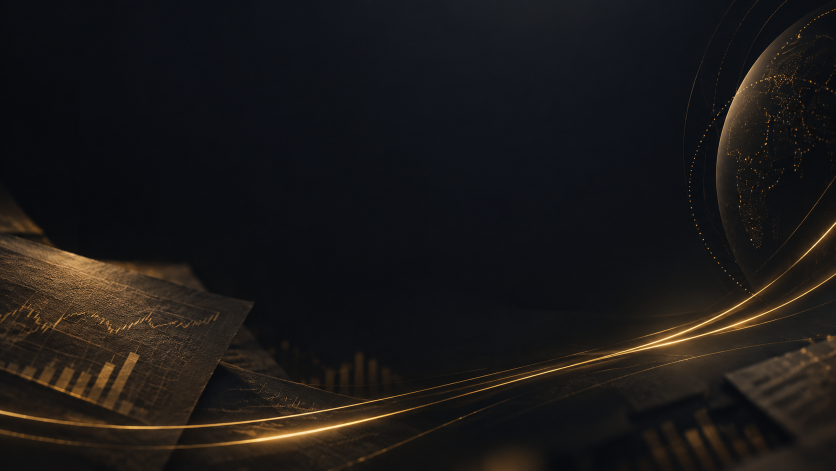
#> input picture demo/poster-background.png, 1672 x 941 px (shown at 1/2 size)
$ python render_demo.py
#> lines starting #> are read from the running program, lines starting #| are printed output that depends on the picture
"""Render the fallback demo storyboard from real Testimonium UI captures."""

from pathlib import Path
from PIL import Image, ImageDraw, ImageFilter, ImageFont, ImageOps

ROOT = Path(__file__).resolve().parent
PORTFOLIO = ROOT.parents[2] / 'Portfolio'
SOURCE = PORTFOLIO / 'src/assets/case/testimonium'
FRAMES = ROOT / 'frames'
W, H = 1920, 1080
GOLD = '#d8a84c'
WHITE = '#f7f4ed'
MUTED = '#d4d7dd'
FONT = '/System/Library/Fonts/Supplemental/Arial.ttf'
BOLD = '/System/Library/Fonts/Supplemental/Arial Bold.ttf'

SHOTS = [
    ('01-empty-upload.png', 8, 'Most AI chatbots guess.\nTestimonium refuses to.', 'Evidence-grade answers start with the filing — not a prediction.'),
    ('02-upload-progress.png', 10, 'Drop in any 10-K.', 'Indexing complete — 304 / 304 chunks · 112 pages indexed.'),
    ('04-citation-expanded.png', 16, 'Ask anything.\nEvery number is cited.', 'Jump to the exact page. Verify it yourself.'),
    ('08-low-confidence.png', 12, "And when it doesn't know,\nit says so.", 'No hallucinations. No guessing.'),
    ('03-conversation-answer.png', 14, 'It remembers the conversation.', 'And in 2024? $144,285 thousand ($144.3M). Export the evidence.'),
]

# The screenshot must never intrude into this copy area. Keep the guide in the
# motion template, not only in a compositor's judgment, so clearance can be
# checked before every export.
HEADLINE_SAFE_AREA = (88, 188, 820, 478)
CARD_ORIGIN = (870, 350)
CARD_SIZE = (960, 610)
MIN_CLEARANCE = 24

def font(path: str, size: int):
    return ImageFont.truetype(path, size)

def centered_card(image: Image.Image) -> Image.Image:
    shot = ImageOps.contain(image.convert('RGB'), (930, 581), Image.Resampling.LANCZOS)
    card = Image.new('RGB', CARD_SIZE, '#121820')
    card.paste(shot, ((CARD_SIZE[0] - shot.width) // 2, (CARD_SIZE[1] - shot.height) // 2))
    border = ImageDraw.Draw(card)
    border.rectangle((0, 0, CARD_SIZE[0] - 1, CARD_SIZE[1] - 1), outline=GOLD, width=3)
    return card

def draw_text(draw: ImageDraw.ImageDraw, xy: tuple[int, int], text: str, style: ImageFont.FreeTypeFont, fill: str, spacing: int = 12):
    draw.multiline_text(xy, text, font=style, fill=fill, spacing=spacing)

def draw_pill(draw: ImageDraw.ImageDraw, index: int):
    draw.rounded_rectangle((112, 680, 430, 730), radius=25, fill=(216, 168, 76, 38), outline=(216, 168, 76, 150), width=1)
    draw_text(draw, (136, 695), f'0{index}  /  06', font(BOLD, 18), '#0d1015')

def assert_safe_area():
    safe_left, safe_top, safe_right, safe_bottom = HEADLINE_SAFE_AREA
    card_left, card_top = CARD_ORIGIN
    card_right = card_left + CARD_SIZE[0]
    card_bottom = card_top + CARD_SIZE[1]
    horizontal_clearance = card_left - safe_right
    if horizontal_clearance < MIN_CLEARANCE or card_right <= safe_left or card_bottom <= safe_top or card_top >= safe_bottom:
        raise ValueError('Screenshot frame violates the headline safe-area guide')

def correct_excerpt_boundary(card: Image.Image):
    # The source capture began a visible line with “od of time”. Mask that
    # clipped fragment and replace it with an explicit ellipsis at a word edge.
    draw = ImageDraw.Draw(card)
    draw.rectangle((665, 116, 922, 154), fill='#14161d')
    draw_text(draw, (676, 126), '… of time and cannot afford…', font(FONT, 12), '#d4d7dd')

def make_frame(filename: str, headline: str, supporting: str, index: int) -> Image.Image:
#> called with filename = '01-empty-upload.png', index = 0
    assert_safe_area()
    background = Image.open(ROOT / 'poster-background.png').convert('RGB')
#> background is the input picture: PIL image 1672x941 RGB; mean R, G, B 26.4, 24.3, 23.5
    background = ImageOps.fit(background, (W, H), Image.Resampling.LANCZOS)
#> background: PIL image 1920x1080 RGB
    dim = Image.new('RGBA', (W, H), '#05070bA8')
    canvas = Image.alpha_composite(background.convert('RGBA'), dim)
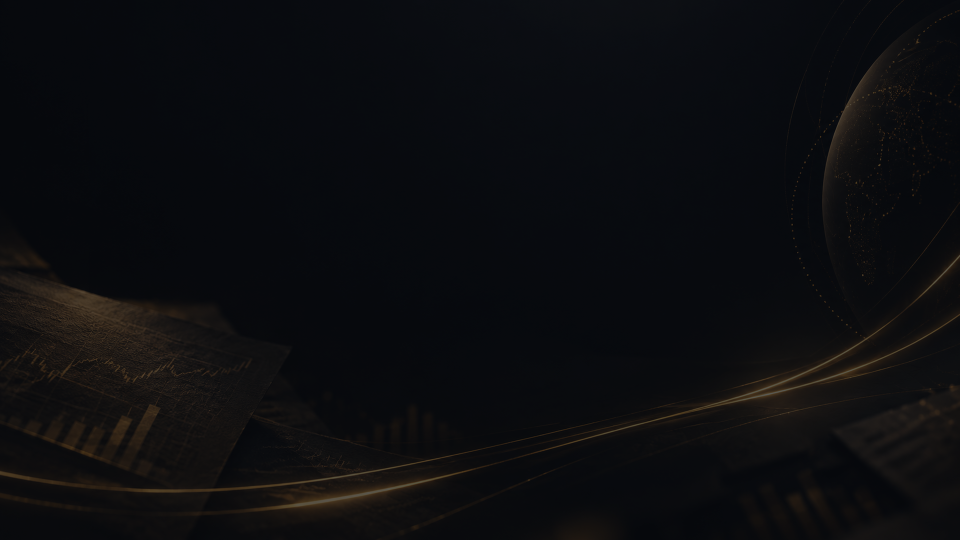
#> canvas: PIL image 1920x1080 RGBA (shown at 1/2 size); mean R, G, B, A 12.3, 12.8, 15.2, 255
#> (the run stopped early here; a loop or call above may not have finished)
